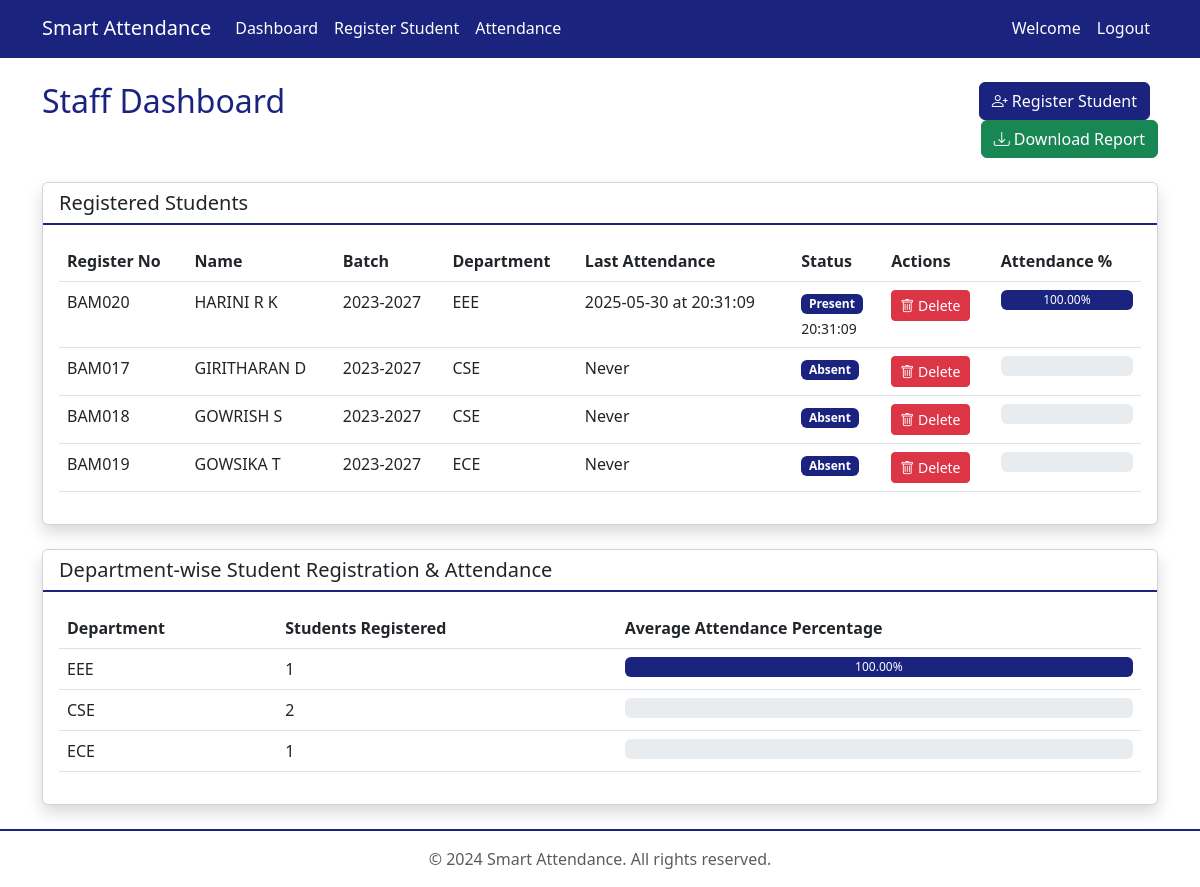
Page /dashboard (signed in) on the committed database.
### app.py (models this page shows)
class Student(db.Model):
    id = db.Column(db.Integer, primary_key=True)
    register_no = db.Column(db.String(20), unique=True, nullable=False)
    name = db.Column(db.String(100), nullable=False)
    batch = db.Column(db.String(20), nullable=False)
    department = db.Column(db.String(50), nullable=False)
    image_path = db.Column(db.String(200), nullable=False)

### routes.py (the view)
@app.route('/dashboard')
def dashboard():
    if not session.get('logged_in'):
        flash('Please login first', 'warning')
        return redirect(url_for('login'))
    students = Student.query.all()
    students_data = []
    department_data = {}
    for student in students:
        attendance_records = Attendance.query.filter_by(student_id=student.id).all()
        attendance_data = [{
            'date': record.date.strftime('%Y-%m-%d'),
            'time': record.time.strftime('%H:%M:%S') if record.time else None,
            'status': record.status
        } for record in attendance_records]
        total_days = Attendance.query.with_entities(Attendance.date).distinct().count()
        student_present_days = Attendance.query.filter_by(
            student_id=student.id,
            status='present'
        ).count()
        attendance_percentage = 0
        if total_days > 0:
            attendance_percentage = (student_present_days / total_days) * 100
        student.attendance_percentage = attendance_percentage
        student.attendance = attendance_data
        student_info = {
            'id': student.id,
            'register_no': student.register_no,
            'name': student.name,
            'batch': student.batch,
            'department': student.department,
            'attendance': attendance_data,
            'attendance_percentage': attendance_percentage
        }
        students_data.append(student_info)
        if student.department not in department_data:
            department_data[student.department] = {
                'student_count': 0,
                'total_attendance_percentage': 0
            }
        department_data[student.department]['student_count'] += 1
        department_data[student.department]['total_attendance_percentage'] += attendance_percentage
    for dept in department_data:
        if department_data[dept]['student_count'] > 0:
            department_data[dept]['avg_attendance'] = department_data[dept]['total_attendance_percentage'] / department_data[dept]['student_count']
        else:
            department_data[dept]['avg_attendance'] = 0
    today = datetime.now().date().strftime('%Y-%m-%d')
    return render_template('dashboard.html', students=students, students_data=students_data,
                           department_data=department_data, today=today)

### app.py (called while the page is built)
@login_manager.user_loader
def load_user(user_id):
    return Staff.query.get(int(user_id))

### templates/dashboard.html (shortened to what this page needs)
{% extends "base.html" %}
{% block content %}
<div class="row mb-4">
    <div class="col-md-8">
        <h2>Staff Dashboard</h2>
    </div>
    <div class="col-md-4 text-end">
        <a href="{{ url_for('register_student') }}" class="btn btn-primary me-2">
            <i class="bi bi-person-plus"></i> Register Student
        </a>
        <a href="{{ url_for('download_report') }}" class="btn btn-success">
            <i class="bi bi-download"></i> Download Report
        </a>
    </div>
</div>
<div class="card shadow">
    <div class="card-header bg-white">
        <h5 class="mb-0">Registered Students</h5>
    </div>
    <div class="card-body">
        <div class="table-responsive">
            <table class="table table-hover">
                <thead>
                    <tr>
                        <th>Register No</th>
                        <th>Name</th>
                        <th>Batch</th>
                        <th>Department</th>
                        <th>Last Attendance</th>
                        <th>Status</th>
                        <th>Actions</th>
                        <th>Attendance %</th>
                    </tr>
                </thead>
                <tbody>
                    {% for student in students %}
                    <tr>
                        <td>{{ student.register_no }}</td>
                        <td>{{ student.name }}</td>
                        <td>{{ student.batch }}</td>
                        <td>{{ student.department }}</td>
                        <td>
                            {% set last_attendance = student.attendance|sort(attribute='date')|last %}
                            {% if last_attendance %}
                                {{ last_attendance.date }} {% if last_attendance.time %}at {{ last_attendance.time }}{% endif %}
                            {% else %}
                                Never
                            {% endif %}
                        </td>
                        <td>
                            {% if last_attendance and last_attendance.date == today %}
                                <span class="badge bg-success">Present</span>
                                {% if last_attendance.time %}
                                    <small class="d-block mt-1">{{ last_attendance.time }}</small>
                                {% endif %}
                            {% else %}
                                <span class="badge bg-danger">Absent</span>
                            {% endif %}
                        </td>
                        <td>
                            <div class="btn-group">
                                <a href="#" class="btn btn-sm btn-danger delete-student" data-student-id="{{ student.id }}">
                                    <i class="bi bi-trash"></i> Delete
                                </a>
                            </div>
                        </td>
                        <td>
                            <div class="progress" style="height: 20px;">
                                <div class="progress-bar {% if student.attendance_percentage >= 75 %}bg-success{% elif student.attendance_percentage >= 50 %}bg-warning{% else %}bg-danger{% endif %}"
                                     role="progressbar"
                                     style="width: {{ student.attendance_percentage }}%;"
                                     aria-valuenow="{{ student.attendance_percentage }}"
                                     aria-valuemin="0"
                                     aria-valuemax="100">
                                    {{ "%.2f"|format(student.attendance_percentage) }}%
                                </div>
                            </div>
                        </td>
                    </tr>
                    {% else %}
                    <tr>
                        <td colspan="6" class="text-center">No students registered yet</td>
                    </tr>
                    {% endfor %}
                </tbody>
            </table>
        </div>
    </div>
</div>
<div class="row mt-4">
    <div class="col-12">
        <div class="card shadow">
            <div class="card-header bg-white">
                <h5 class="mb-0">Department-wise Student Registration & Attendance</h5>
            </div>
            <div class="card-body">
                <div class="table-responsive">
                    <table class="table table-hover">
                        <thead>
                            <tr>
                                <th>Department</th>
                                <th>Students Registered</th>
                                <th>Average Attendance Percentage</th>
                            </tr>
                        </thead>
                        <tbody>
                            {% for dept, data in department_data.items() %}
                            <tr>
                                <td>{{ dept }}</td>
                                <td>{{ data.student_count }}</td>
                                <td>
                                    <div class="progress" style="height: 20px;">
                                        <div class="progress-bar bg-success" role="progressbar"
                                            style="width: {{ data.avg_attendance }}%;"
                                            aria-valuenow="{{ data.avg_attendance }}" aria-valuemin="0" aria-valuemax="100">
                                            {{ "%.2f"|format(data.avg_attendance) }}%
                                        </div>
                                    </div>
                                </td>
                            </tr>
                            {% else %}
                            <tr>
                                <td colspan="3" class="text-center">No departments registered yet</td>
                            </tr>
                            {% endfor %}
                        </tbody>
                    </table>
                </div>
            </div>
        </div>
    </div>
</div>
{% endblock %}

### templates/base.html (shortened to what this page needs)
<!DOCTYPE html>
<html lang="en">
<head>
    <link href="https://cdn.jsdelivr.net/npm/bootstrap@5.3.0/dist/css/bootstrap.min.css" rel="stylesheet">
    <link href="https://cdn.jsdelivr.net/npm/bootstrap-icons@1.7.2/font/bootstrap-icons.css" rel="stylesheet">
</head>
<body>
    <nav class="navbar navbar-expand-lg navbar-dark bg-primary">
        <div class="container">
            <a class="navbar-brand" href="{{ url_for('index') }}">Smart Attendance</a>
            <div class="collapse navbar-collapse" id="navbarNav">
                <ul class="navbar-nav me-auto">
                    {% if session.get('logged_in') %}
                    <li class="nav-item">
                        <a class="nav-link" href="{{ url_for('dashboard') }}">Dashboard</a>
                    </li>
                    <li class="nav-item">
                        <a class="nav-link" href="{{ url_for('register_student') }}">Register Student</a>
                    </li>
                    <li class="nav-item">
                        <a class="nav-link" href="{{ url_for('attendance') }}">Attendance</a>
                    </li>
                    {% endif %}
                </ul>
                <ul class="navbar-nav">
                    {% if session.get('logged_in') %}
                    <li class="nav-item">
                        <span class="nav-link">Welcome</span>
                    </li>
                    <li class="nav-item">
                        <a class="nav-link" href="{{ url_for('logout') }}">Logout</a>
                    </li>
                    {% else %}
                    <li class="nav-item">
                        <a class="nav-link" href="{{ url_for('login') }}">Login</a>
                    </li>
                    {% endif %}
                </ul>
            </div>
        </div>
    </nav>
    <main class="container py-4">
        {% block content %}{% endblock %}
    </main>
    <footer class="footer mt-auto py-3 bg-light">
        <div class="container text-center">
            <span class="text-muted">© 2024 Smart Attendance. All rights reserved.</span>
        </div>
    </footer>
</body>
</html>

### templates/base.html (style rules this page uses)
:root { --primary-color: #1A237E; --background-color: #FFFFFF; --text-color: #1A237E; }
body { background-color: var(--background-color); color: var(--text-color); }
.navbar { background-color: var(--primary-color) !important; border-bottom: 2px solid rgba(26, 35, 126, 0.2); }
.navbar-brand, .nav-link { color: var(--background-color) !important; }
.btn-primary { background-color: var(--primary-color) !important; border-color: var(--primary-color) !important; color: var(--background-color) !important; }
.progress-bar { background-color: var(--primary-color) !important; }
.badge { background-color: var(--primary-color) !important; color: var(--background-color) !important; }
.card-header { background-color: var(--background-color) !important; border-bottom: 2px solid var(--primary-color); }
.footer { background-color: var(--background-color) !important; color: var(--text-color) !important; border-top: 2px solid var(--primary-color); }
.table { color: var(--text-color); }

### rows in the picture
Student: register_no "BAM020", name "HARINI R K", batch "2023-2027", department "EEE", date "2025-05-30", time "20:31:09", {{ student.attendance_percentage }} 100.0 (drawn), attendance_percentage "100.00", student_count "1", {{ data.avg_attendance }} 100.0 (drawn), avg_attendance "100.00"
Student: register_no "BAM017", name "GIRITHARAN D", batch "2023-2027", department "CSE", shows "Never", shows "Absent", student_count "2"
Student: register_no "BAM018", name "GOWRISH S", batch "2023-2027", department "CSE", shows "Never", shows "Absent"
Student: register_no "BAM019", name "GOWSIKA T", batch "2023-2027", department "ECE", shows "Never", shows "Absent", student_count "1"
